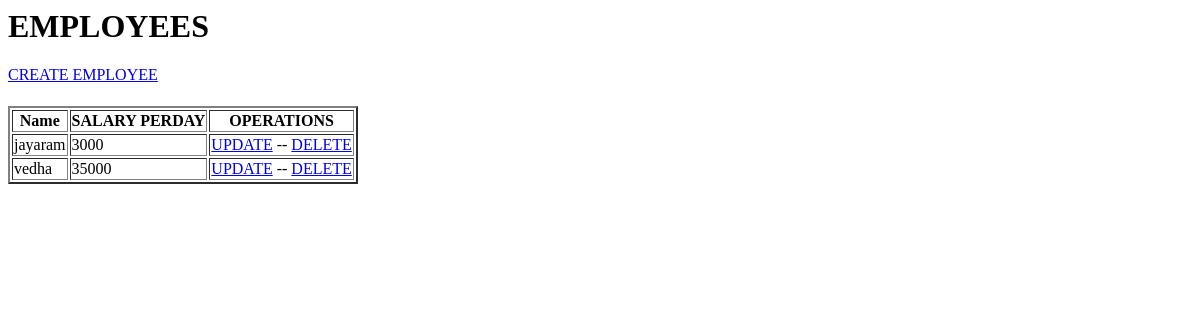
Before: /emp/ with the older database file.
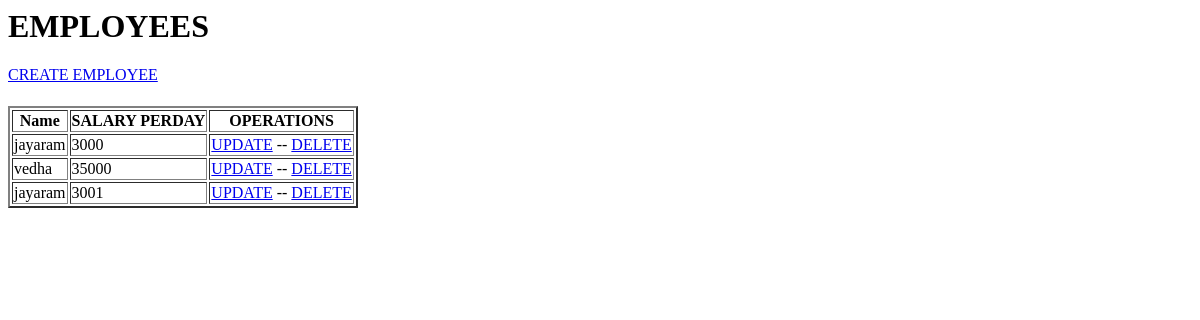
After: the same page with the newer database file.
### emp/models.py (models this page shows, shortened)
class Emp(models.Model):
    emp_type_choices =[('ADMIN','ADMIN'),('HR','HR'),('EMPLOYEE','EMPLOYEE')]
    empid = models.CharField(max_length=15, unique=True)#varchar
    name = models.CharField(max_length=250)
    address=models.CharField(max_length=600, null=True, blank=True)
    salary_perday = models.PositiveIntegerField(blank=True)
    emp_type = models.CharField(choices=emp_type_choices, max_length=10)
    email = models.EmailField(max_length=250, blank=True)
    phone = models.CharField(max_length=15, null=True)

### emp/views.py (the view)
# urls.py: path("", get_employees),
def get_employees(request):
    emps = Emp.objects.all()
    return render(request, "emp/emps.html", {"emps": emps})

### emp/templates/emp/emps.html (shortened to what this page needs)
<html>
    <head></head>
    <body>
        <h1> EMPLOYEES </h1>
        <a href="{% url 'emp:create_emp' %}">CREATE EMPLOYEE</a>
        <br>
        <table border="2">
            <tr><th>Name</th><th>SALARY PERDAY</th>
            <th>OPERATIONS</th>
            </tr>
            {% for emp in emps%}
            <tr>
                <td>{{ emp.name}}</td><td>{{ emp.salary_perday }}</td>
                <td><a href="{% url 'emp:updateEmp' emp.id %}">UPDATE</a> --
                    <a href="{% url 'emp:deleteEmp' emp.id %}">DELETE</a></td>
            </tr>
            {% endfor %}
        </table>
    </body>
</html>

Changed rows visible on the page:
added Emp: name "jayaram", salary_perday "3001"
